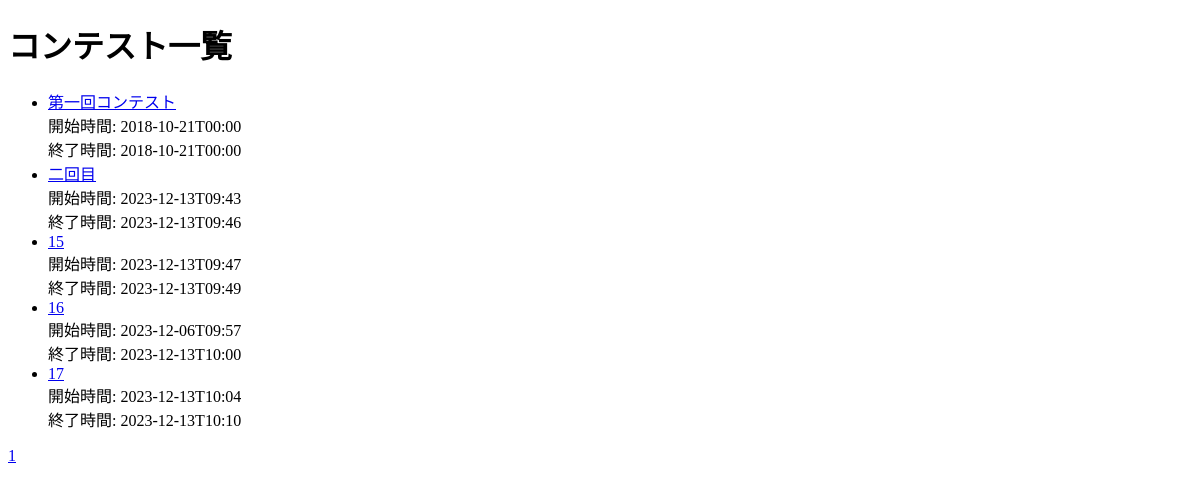
Before: /contest.php (signed in) with the older database file.
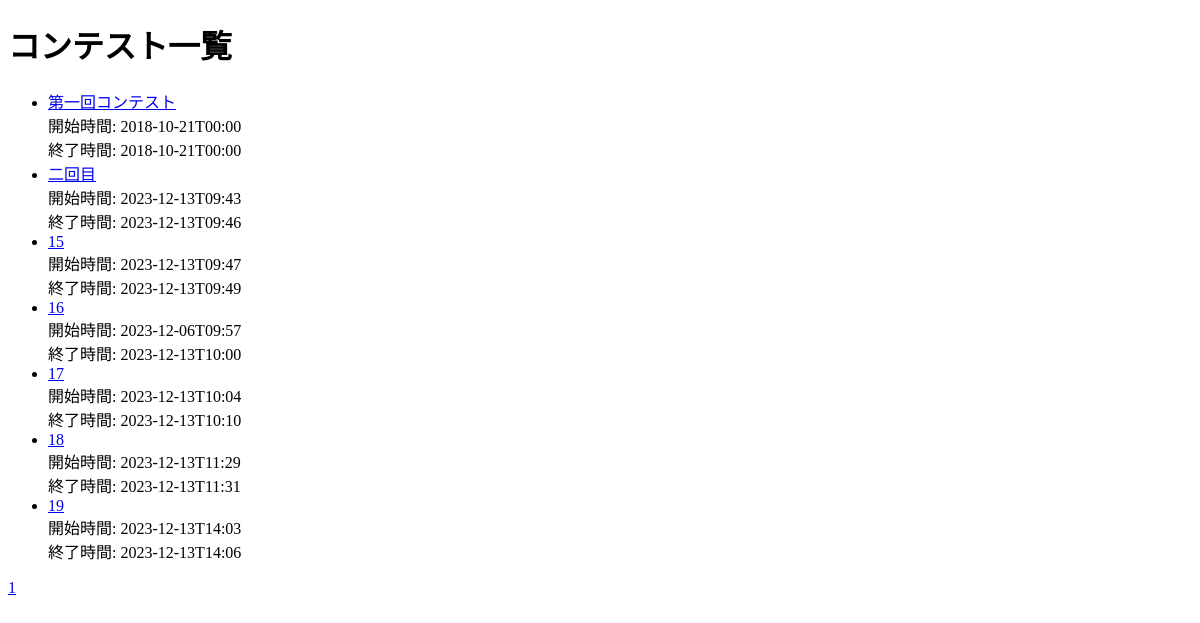
After: the same page with the newer database file.
### tables this page shows
CREATE TABLE contest(id integer primary key autoincrement,name text, description text,start_time text, end_time text,created_at text, updated_at text);

### contest.php (the view, shortened to what this page needs)
<?php
function h($str)
{
    return htmlspecialchars($str, ENT_QUOTES, "UTF-8");
}
$pdo = new PDO("sqlite:SQL/quiz.sqlite");
$pdo->setAttribute(PDO::ATTR_ERRMODE, PDO::ERRMODE_WARNING);
$page = isset($_GET['page']) ? (int) $_GET['page'] : 1;
$perPage = 10;
$offset = ($page > 1) ? ($page * $perPage) - $perPage : 0;
try {
    $total = $pdo->query("SELECT COUNT(*) FROM contest")->fetchColumn();
    $pages = ceil($total / $perPage);
    $stmt = $pdo->prepare("SELECT * FROM contest LIMIT :perPage OFFSET :offset");
    $stmt->bindParam(':perPage', $perPage, PDO::PARAM_INT);
    $stmt->bindParam(':offset', $offset, PDO::PARAM_INT);
    $stmt->execute();
    $contests = $stmt->fetchAll(PDO::FETCH_ASSOC);
} catch (PDOException $e) {
    die("エラー: " . $e->getMessage());
}
?>
<!DOCTYPE html>
<html>
<head>
</head>
<body>
    <h1>コンテスト一覧</h1>
    <ul>
        <?php foreach ($contests as $contest): ?>
            <li>
                <a href="contest_detail.php?contest_id=<?php echo h($contest['id']); ?>">
                    <?php echo h($contest['name']); ?>
                </a>
                <br>
                開始時間:
                <?php echo h($contest['start_time']); ?>
                <br>
                終了時間:
                <?php echo h($contest['end_time']); ?>
            </li>
        <?php endforeach; ?>
    </ul>
    <div>
        <?php for ($i = 1; $i <= $pages; $i++): ?>
            <a href="?page=<?php echo $i; ?>">
                <?php echo $i; ?>
            </a>
        <?php endfor; ?>
    </div>
</body>
</html>

Changed rows visible on the page:
added contest: name "18", start_time "2023-12-13T11:29", end_time "2023-12-13T11:31"
added contest: name "19", start_time "2023-12-13T14:03", end_time "2023-12-13T14:06"
